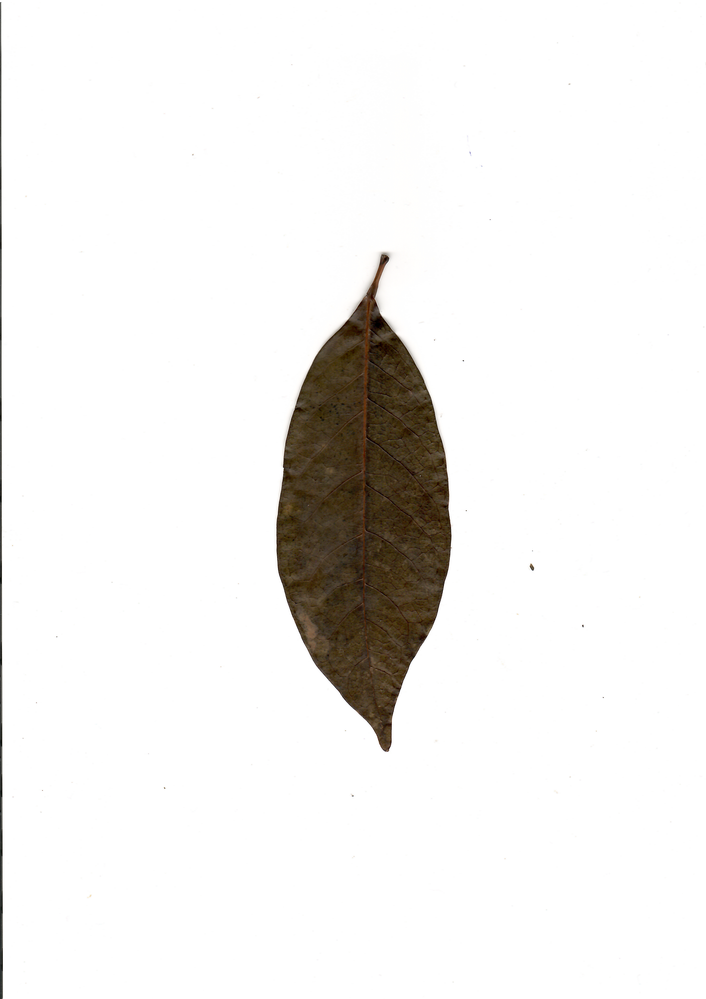
#> input picture sample_inputs/APCA_11.tif, 706 x 999 px, shrunk from 2479 x 3507 before the run, found by its file name; the run also reads 1 picture not shown here
$ jupyter execute Digital_planimetry.ipynb
#> lines starting #> are read from the running program, lines starting #| are printed output that depends on the picture; after the words box and inside, x2 and y2 are one past the last pixel; in counts of white or black regions, pixels touching at a corner belong together
**Digital Planimetry**

[cell 1]
from PIL import Image

# Open the image
img = Image.open('/content/drive/MyDrive/Treehouse/leaf_area/APCA_11.tif')
#> img is the input picture: PIL image 706x999 RGB; mean R, G, B 240.2, 238.9, 237.2

# Show the image (opens in your default OS image viewer)
img.show()

# Print basic metadata
print(f"Format: {img.format}")
#| Format: TIFF
print(f"Size: {img.size}")
#| Size: (706, 999)
print(f"Mode: {img.mode}")
#| Mode: RGB

[cell 2]
import matplotlib.pyplot as plt
import matplotlib.image as mpimg

# Read the image
img = mpimg.imread('/content/drive/MyDrive/Treehouse/leaf_area/APCA_11.tif')

# Plot the image
plt.imshow(img)
plt.axis('off') # Optional: turn off axis numbers
plt.show()

[cell 3]
import cv2
import numpy as np
import matplotlib.pyplot as plt
from sklearn.cluster import KMeans

def calculate_leaf_area(image_path, dpi=300):
    # 1. Load the image
    # Read as RGB
#> called with dpi = 300
    img = cv2.imread(image_path)
#> img: shape (999, 706, 3)
    img = cv2.cvtColor(img, cv2.COLOR_BGR2RGB)

    # 2. Reshape image for K-Means
    # Flatten the image into a list of pixels (Height * Width, 3)
    pixel_values = img.reshape((-1, 3))
    pixel_values = np.float32(pixel_values)

    # 3. K-Means Classification (Parametric Unsupervised)
    # We ask for 2 clusters: Leaf and Background
    k = 2
    kmeans = KMeans(n_clusters=k, random_state=42, n_init=10)
    labels = kmeans.fit_predict(pixel_values)

    # 4. Identify which cluster is the leaf
    # The background is usually brighter (closer to 255, 255, 255)
    centers = kmeans.cluster_centers_
    # Calculate the mean intensity of each center
    intensities = np.mean(centers, axis=1)
    # The cluster with the lower intensity is the leaf
    leaf_cluster_label = np.argmin(intensities)

    # 5. Create Binary Mask (1 for leaf, 0 for background)
    mask = (labels == leaf_cluster_label).astype(np.uint8)
    # Reshape mask back to original image dimensions
    mask_img = mask.reshape(img.shape[:2])
#> mask_img: shape (999, 706); values 0 (black) and 1 (white), 7.8% white; 8 white regions (6 under 20 px), largest, box (x1, y1, x2, y2) and area: (276, 253, 452, 752) 53163, (0, 2, 3, 999) 1896

    # --- NOISE REMOVAL STEP ---
    # Scans often have black borders or dust. We keep only the largest object (the leaf).
    # This removes the vertical line on the left of your scan if it's disconnected.
    num_labels, labels_im, stats, centroids = cv2.connectedComponentsWithStats(mask_img, connectivity=8)
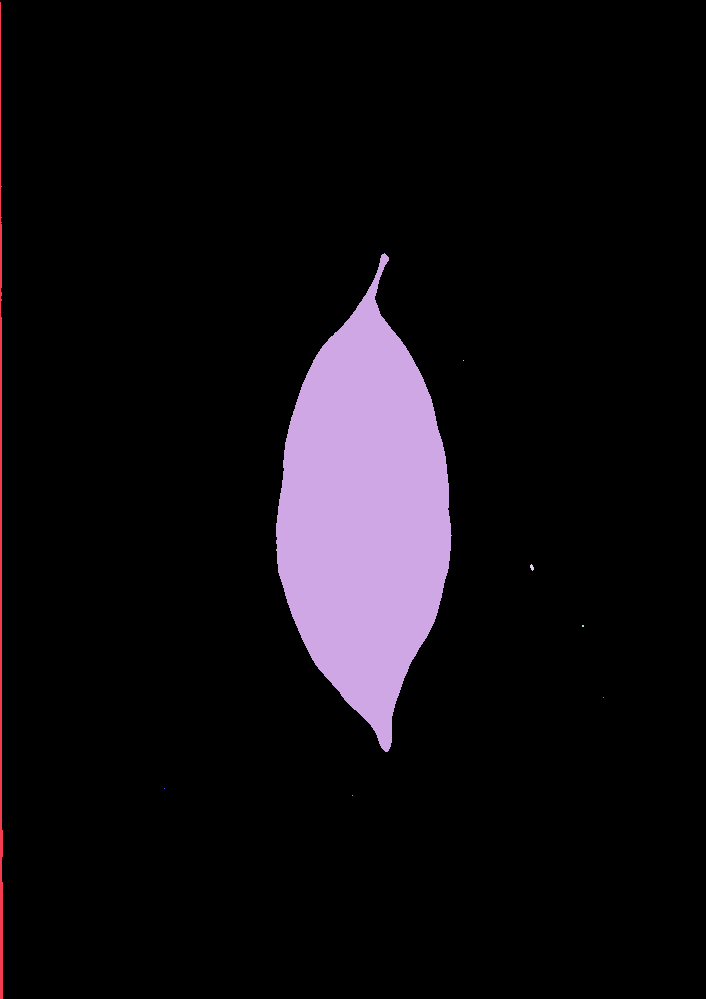
#> labels_im: shape (999, 706) int32; 9 distinct labels, from 0 to 8; one colour per label, 0 black
#> num_labels = 9; stats = [[0, 0, 706, 999, 650209], [0, 2, 3, 997, 1896], [276, 253, 176, 499, 53163], [463, 360, 1, 1, 1], [530, 564, 4, 7, 18], [582, 625, 2, 2, 4], [603, 697, 1, 1, 1], [164, 788, 1, 1, 1], [352, 795, 1, 1, 1]]; centroids = [[352.6, 497.6], [0.55, 579.3], [364, 513], [463, 360], [531.5, 567], [582.5, 625.5], [603, 697], [164, 788], [352, 795]]

    # Identify the largest component that is NOT the background (label 0)
    largest_label = 1 + np.argmax(stats[1:, cv2.CC_STAT_AREA])
#> largest_label = 2

    # Update mask to only include the largest leaf object
    final_mask = np.zeros_like(mask_img)
    final_mask[labels_im == largest_label] = 1

    # 6. Calculate Area
    pixel_count = np.sum(final_mask)

    # Conversion factors
    # 1 inch = 2.54 cm
    pixels_per_cm = dpi / 2.54
    area_per_pixel = (1 / pixels_per_cm) ** 2  # Area of one pixel in cm^2

    total_area_cm2 = pixel_count * area_per_pixel

    return img, final_mask, total_area_cm2

# --- RUNNING THE FUNCTION ---
image_path = '/content/drive/MyDrive/Treehouse/leaf_area/APCA_11.tif' # Using the file you uploaded
try:
    original, mask, area = calculate_leaf_area(image_path)
#> mask: shape (999, 706); values 0 (black) and 1 (white), 7.5% white; 1 white region, box (x1, y1, x2, y2) and area: (276, 253, 452, 752) 53163
#> area = 3.81

    print(f"Leaf Area: {area:.2f} cm²")
#| Leaf Area: 3.81 cm²

    # Plot the results to verify classification
    fig, ax = plt.subplots(1, 2, figsize=(10, 5))
    ax[0].imshow(original)
    ax[0].set_title("Original Image")
    ax[0].axis('off')

    ax[1].imshow(mask, cmap='gray')
    ax[1].set_title(f"Leaf Mask (Area: {area:.2f} cm²)")
    ax[1].axis('off')

    plt.show()
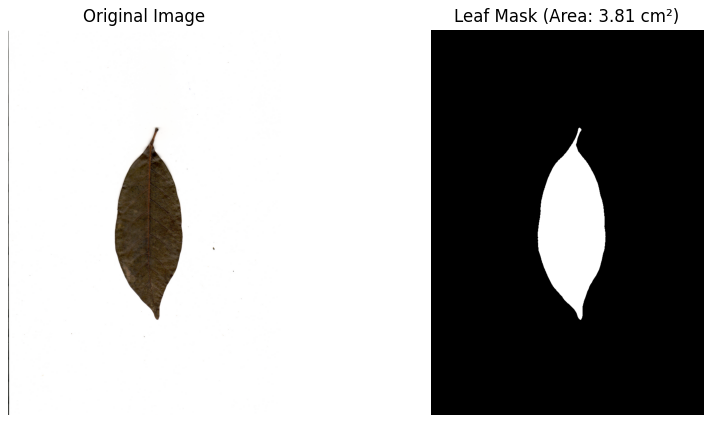
#> figure drawn by matplotlib, 2 panels

except Exception as e:
    print(f"Error processing image: {e}")

[cell 4]
import cv2
import numpy as np
import matplotlib.pyplot as plt
from sklearn.cluster import KMeans

def process_and_plot_leaf(image_path, dpi=300):
    # 1. Load the image
#> called with dpi = 300
    img = cv2.imread(image_path)
    if img is None:
        print("Error: Could not load image. Check the path.")
        return
    img = cv2.cvtColor(img, cv2.COLOR_BGR2RGB)

    # 2. Reshape for K-Means
    pixel_values = img.reshape((-1, 3))
    pixel_values = np.float32(pixel_values)

    # 3. K-Means Classification
    k = 2
    kmeans = KMeans(n_clusters=k, random_state=42, n_init=10)
    labels = kmeans.fit_predict(pixel_values)

    # 4. Identify leaf cluster (darker one)
    centers = kmeans.cluster_centers_
    intensities = np.mean(centers, axis=1)
    leaf_cluster_label = np.argmin(intensities)

    # 5. Create Mask
    mask = (labels == leaf_cluster_label).astype(np.uint8)
    mask_img = mask.reshape(img.shape[:2])

    # 6. Noise Removal (Keep largest connected component)
    num_labels, labels_im, stats, centroids = cv2.connectedComponentsWithStats(mask_img, connectivity=8)
#> num_labels = 9
    largest_label = 1 + np.argmax(stats[1:, cv2.CC_STAT_AREA])
#> largest_label = 2
    final_mask = np.zeros_like(mask_img)
    final_mask[labels_im == largest_label] = 1

    # 7. Calculate Area
    pixel_count = np.sum(final_mask)
    pixels_per_cm = dpi / 2.54
    area_per_pixel = (1 / pixels_per_cm) ** 2
    total_area_cm2 = pixel_count * area_per_pixel

    print(f"Leaf Area: {total_area_cm2:.2f} cm^2")

    # 8. Create Segmented Image (Apply mask to original)
    # Create a white background image
    white_bg = np.ones_like(img) * 255
    # Where mask is 1, use original image. Where mask is 0, use white background.
    segmented_img = np.where(final_mask[..., None] == 1, img, white_bg)

    # 9. Plotting - SEPARATE PLOTS

    # Plot 1: Binary Mask (The "Classified" 0/1 representation)
    plt.figure(figsize=(6, 8))
    plt.imshow(final_mask, cmap='gray')
    plt.title(f"Classified Binary Mask\n(Leaf=1, Bg=0)")
    plt.axis('off')
    #plt.savefig('binary_mask.png', bbox_inches='tight')
    plt.show()
    print("Saved binary_mask.png")

    # Plot 2: Segmented Leaf (Visual confirmation)
    plt.figure(figsize=(6, 8))
    plt.imshow(segmented_img)
    plt.title("Segmented Leaf (Background Removed)")
    plt.axis('off')
    #plt.savefig('segmented_leaf.png', bbox_inches='tight')
    plt.show()
    print("Saved segmented_leaf.png")

# Run the function
process_and_plot_leaf('/content/drive/MyDrive/Treehouse/leaf_area/APCA_11.tif')

[cell 5]
import cv2
import numpy as np
import matplotlib.pyplot as plt
from sklearn.cluster import KMeans

def calculate_leaf_area(image_path, dpi=300):
    # 1. Load the image
    # Read as RGB
#> called with dpi = 300
    img = cv2.imread(image_path)
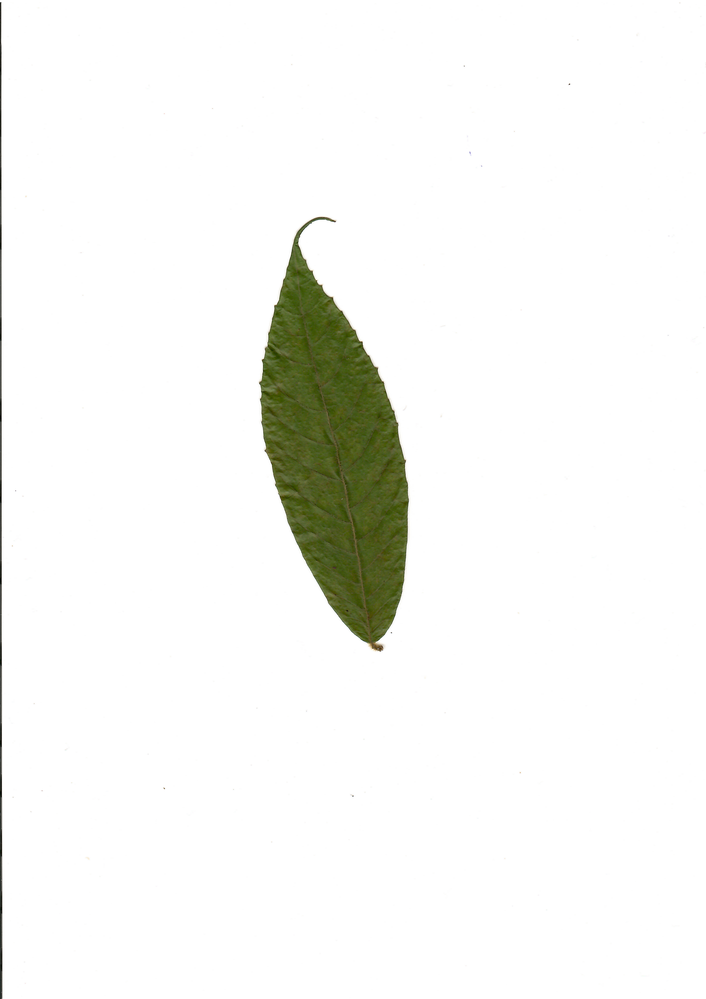
#> input picture sample_inputs/ANTO_291.tif, 706 x 999 px, shrunk from 2479 x 3507 before the run, found by its file name
#> img is the input picture: shape (999, 706, 3); mean B, G, R 242.6, 245.8, 245.1
    img = cv2.cvtColor(img, cv2.COLOR_BGR2RGB)

    # 2. Reshape image for K-Means
    # Flatten the image into a list of pixels (Height * Width, 3)
    pixel_values = img.reshape((-1, 3))
    pixel_values = np.float32(pixel_values)

    # 3. K-Means Classification (Parametric Unsupervised)
    # We ask for 2 clusters: Leaf and Background
    k = 2
    kmeans = KMeans(n_clusters=k, random_state=42, n_init=10)
    labels = kmeans.fit_predict(pixel_values)

    # 4. Identify which cluster is the leaf
    # The background is usually brighter (closer to 255, 255, 255)
    centers = kmeans.cluster_centers_
    # Calculate the mean intensity of each center
    intensities = np.mean(centers, axis=1)
    # The cluster with the lower intensity is the leaf
    leaf_cluster_label = np.argmin(intensities)

    # 5. Create Binary Mask (1 for leaf, 0 for background)
    mask = (labels == leaf_cluster_label).astype(np.uint8)
    # Reshape mask back to original image dimensions
    mask_img = mask.reshape(img.shape[:2])
#> mask_img: shape (999, 706); values 0 (black) and 1 (white), 5.5% white; 5 white regions (3 under 20 px), largest, box (x1, y1, x2, y2) and area: (259, 217, 409, 652) 37330, (0, 2, 2, 999) 1801

    # --- NOISE REMOVAL STEP ---
    # Scans often have black borders or dust. We keep only the largest object (the leaf).
    # This removes the vertical line on the left of your scan if it's disconnected.
    num_labels, labels_im, stats, centroids = cv2.connectedComponentsWithStats(mask_img, connectivity=8)
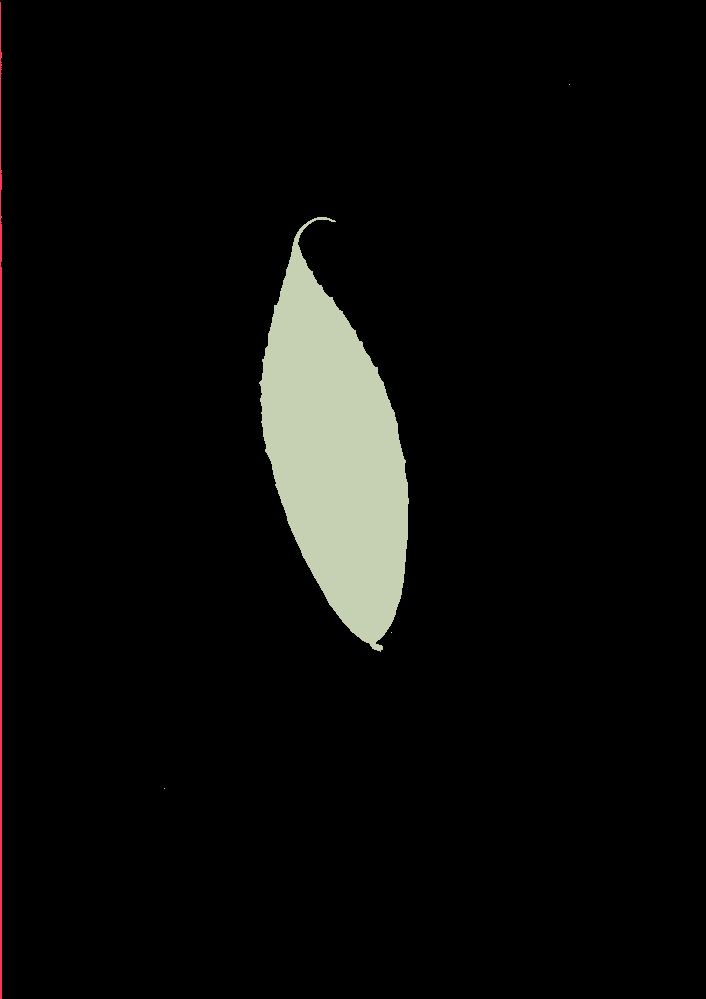
#> labels_im: shape (999, 706) int32; 6 distinct labels, from 0 to 5; one colour per label, 0 black
#> num_labels = 6; stats = [[0, 0, 706, 999, 666160], [0, 2, 2, 997, 1801], [569, 84, 1, 1, 1], [259, 217, 150, 435, 37330], [391, 632, 1, 1, 1], [164, 788, 1, 1, 1]]; centroids = [[354.4, 501.4], [0.446, 541.6], [569, 84], [334.9, 453.3], [391, 632], [164, 788]]

    # Identify the largest component that is NOT the background (label 0)
    largest_label = 1 + np.argmax(stats[1:, cv2.CC_STAT_AREA])
#> largest_label = 3

    # Update mask to only include the largest leaf object
    final_mask = np.zeros_like(mask_img)
    final_mask[labels_im == largest_label] = 1

    # 6. Calculate Area
    pixel_count = np.sum(final_mask)

    # Conversion factors
    # 1 inch = 2.54 cm
    pixels_per_cm = dpi / 2.54
    area_per_pixel = (1 / pixels_per_cm) ** 2  # Area of one pixel in cm^2

    total_area_cm2 = pixel_count * area_per_pixel

    return img, final_mask, total_area_cm2

# --- RUNNING THE FUNCTION ---
image_path = '/content/drive/MyDrive/Treehouse/leaf_area/ANTO_291.tif' # Using the file you uploaded
try:
    original, mask, area = calculate_leaf_area(image_path)
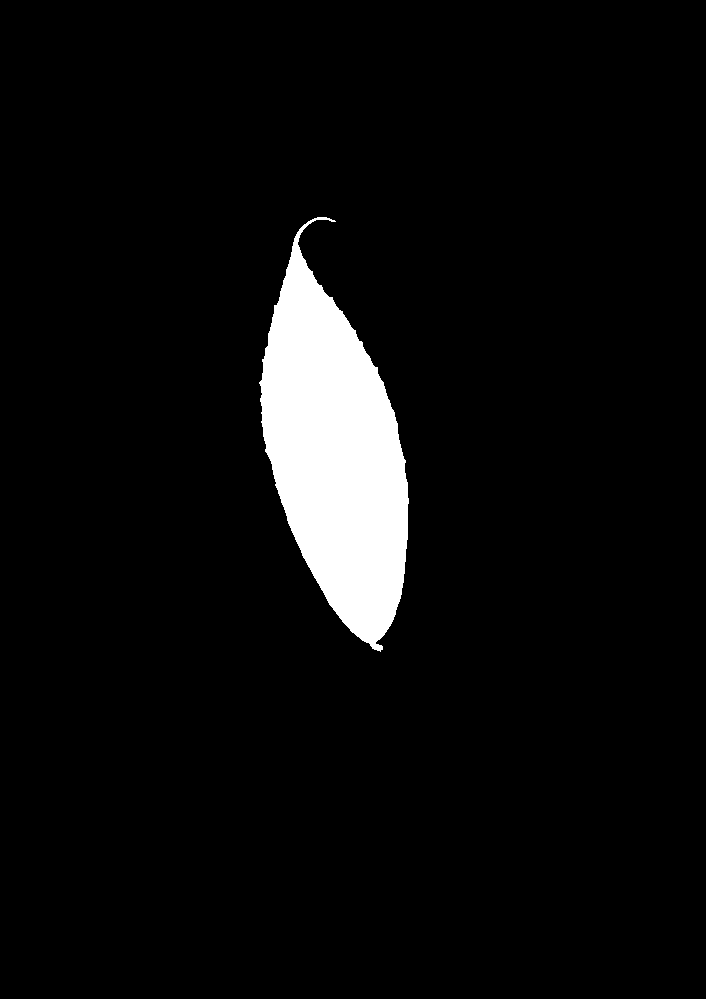
#> mask: shape (999, 706); values 0 (black) and 1 (white), 5.3% white; 1 white region, box (x1, y1, x2, y2) and area: (259, 217, 409, 652) 37330
#> area = 2.68

    print(f"Leaf Area: {area:.2f} cm²")
#| Leaf Area: 2.68 cm²
#> (the rest of the program and of its run is left out)
